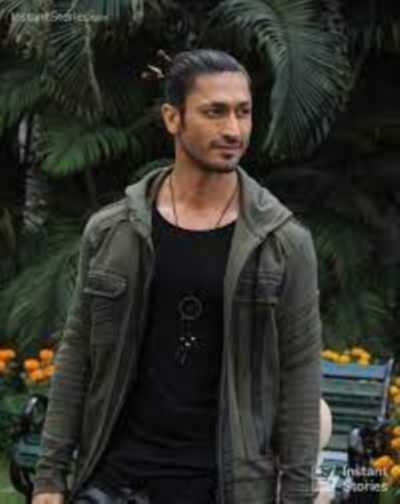
#> input picture 1.png, 400 x 504 px, given in place of 1.jpg, which was not available
$ python extract_RGB_values_from_image.py
#> lines starting #> are read from the running program, lines starting #| are printed output that depends on the picture; pictures that were not available may be replaced by others from this repository, and a replacement may not be noted
import cv2
import numpy as np


img = cv2.imread("1.jpg")
#> img is the input picture: shape (504, 400, 3); mean B, G, R 41, 47.9, 47.1
cv2.imshow("Original Image",img)
B,G,R = cv2.split(img)
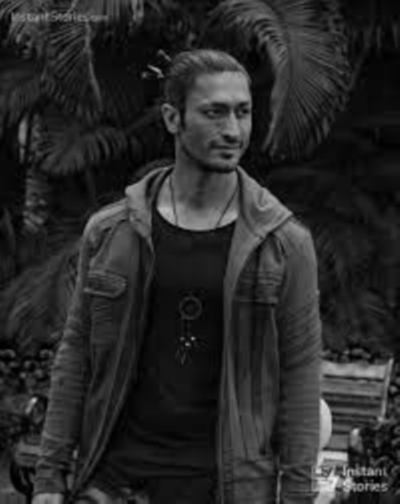
#> B: shape (504, 400); min 0, max 240, mean 41
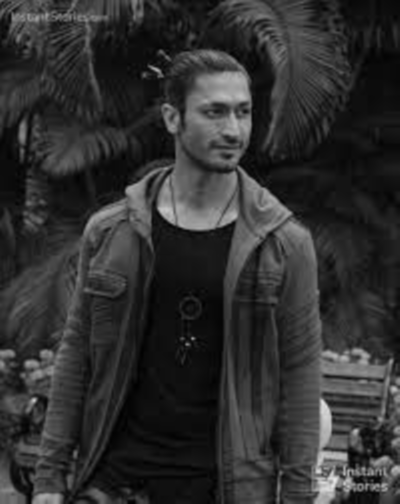
#> G: shape (504, 400); min 0, max 230, mean 47.9
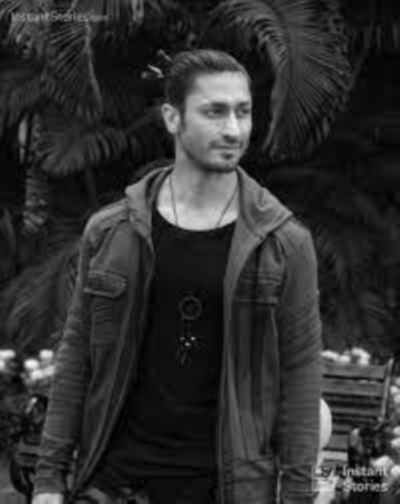
#> R: shape (504, 400); min 0, max 249, mean 47.1
zeros = np.zeros(img.shape[:2],dtype="uint8")

cv2.imshow("Red",cv2.merge([zeros,zeros,R]))
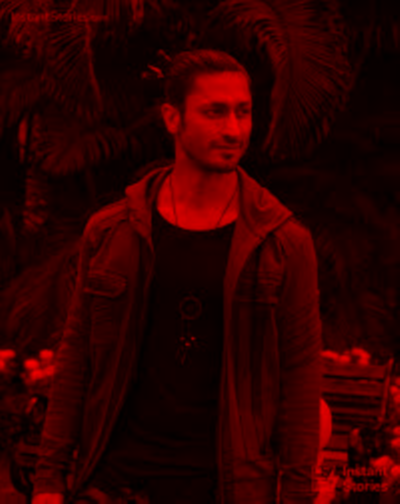
#> window 'Red': shape (504, 400, 3); mean B, G, R 0, 0, 47.1
cv2.imshow("Green",cv2.merge([zeros,G,zeros]))
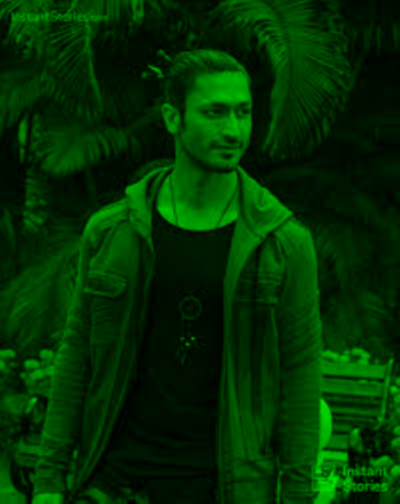
#> window 'Green': shape (504, 400, 3); mean B, G, R 0, 47.9, 0
cv2.imshow("Blue",cv2.merge([B,zeros,zeros]))
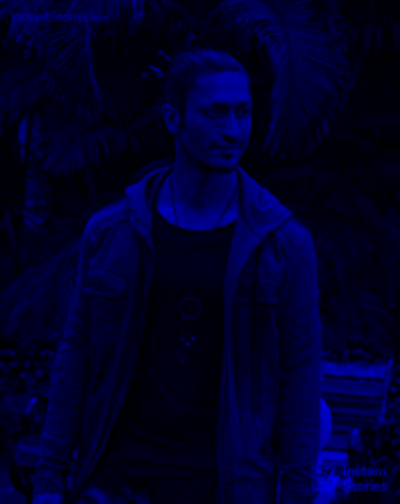
#> window 'Blue': shape (504, 400, 3); mean B, G, R 41, 0, 0

cv2.waitKey(0)
cv2.destroyAllWindows()

$ run again, with data.jpg saved as 1.png
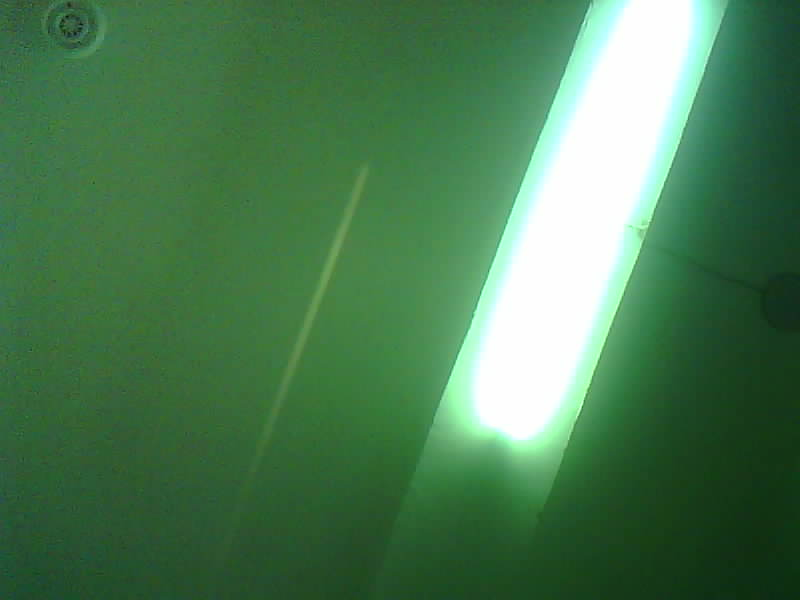
#> input picture data.jpg, 800 x 600 px, given in place of 1.jpg, which was not available
#> img is the input picture: shape (600, 800, 3); mean B, G, R 82, 123.1, 74.6
#> `cv2.imshow("Green",cv2.merge([zeros,G,zeros]))`:
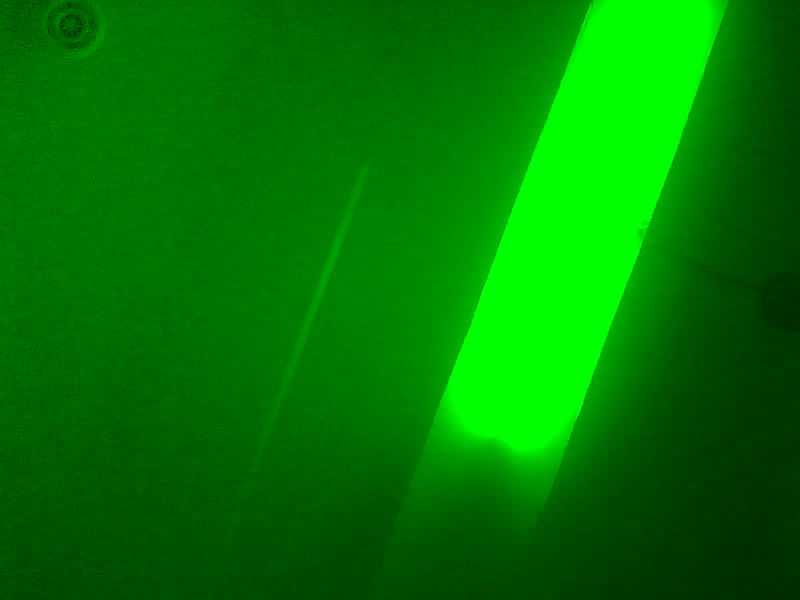
#> window 'Green': shape (600, 800, 3); mean B, G, R 0, 123.1, 0
#> `cv2.imshow("Blue",cv2.merge([B,zeros,zeros]))`:
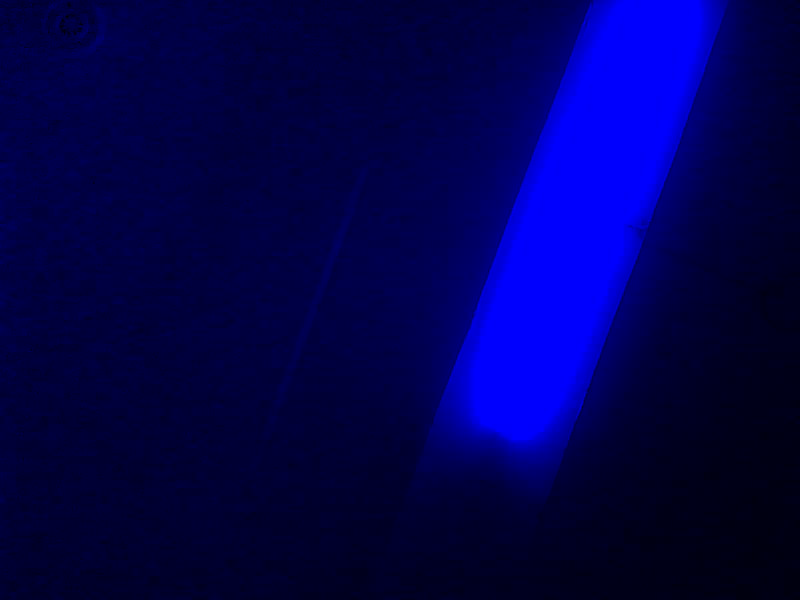
#> window 'Blue': shape (600, 800, 3); mean B, G, R 82, 0, 0

$ run again, with sample.jpg saved as 1.png
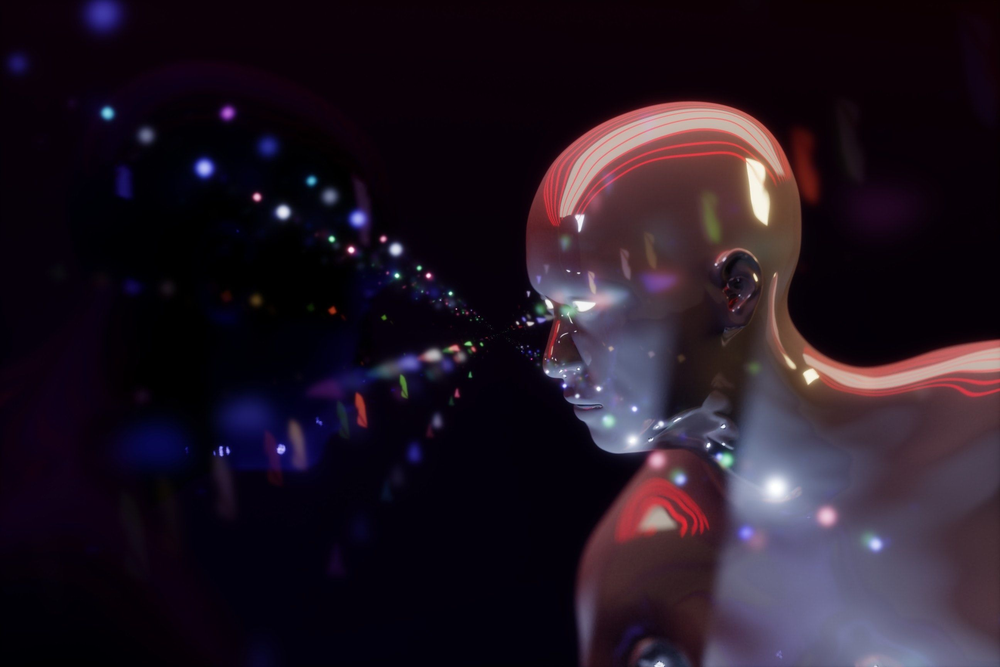
#> input picture sample.jpg, 1000 x 667 px, shrunk from 2592 x 1728 before the run, given in place of 1.jpg, which was not available
#> img is the input picture: shape (667, 1000, 3); mean B, G, R 34.6, 22.7, 33.9
#> `cv2.imshow("Green",cv2.merge([zeros,G,zeros]))`:
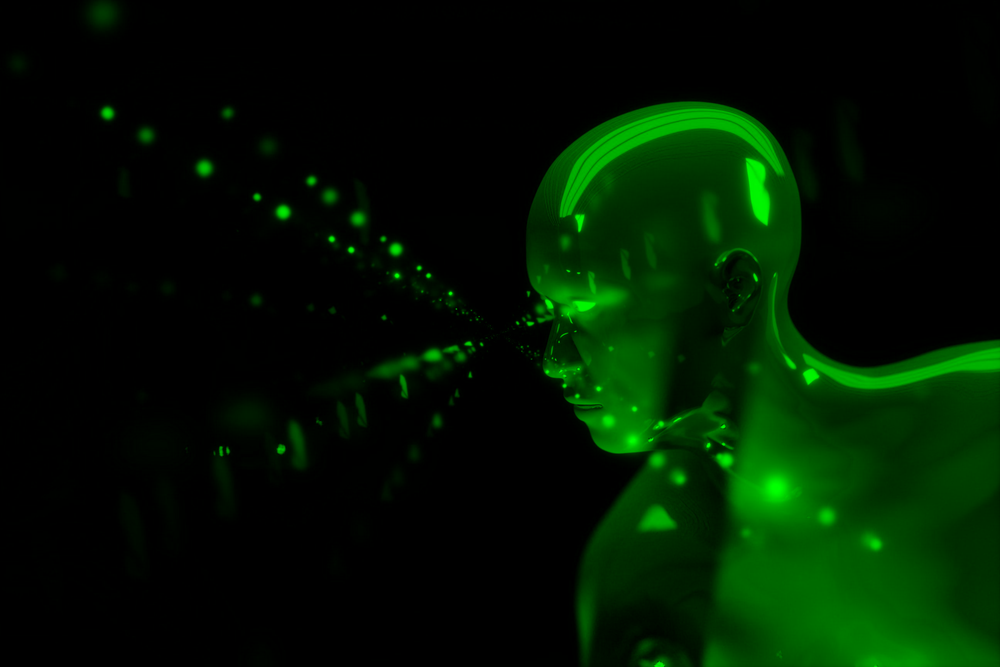
#> window 'Green': shape (667, 1000, 3); mean B, G, R 0, 22.7, 0
#> `cv2.imshow("Blue",cv2.merge([B,zeros,zeros]))`:
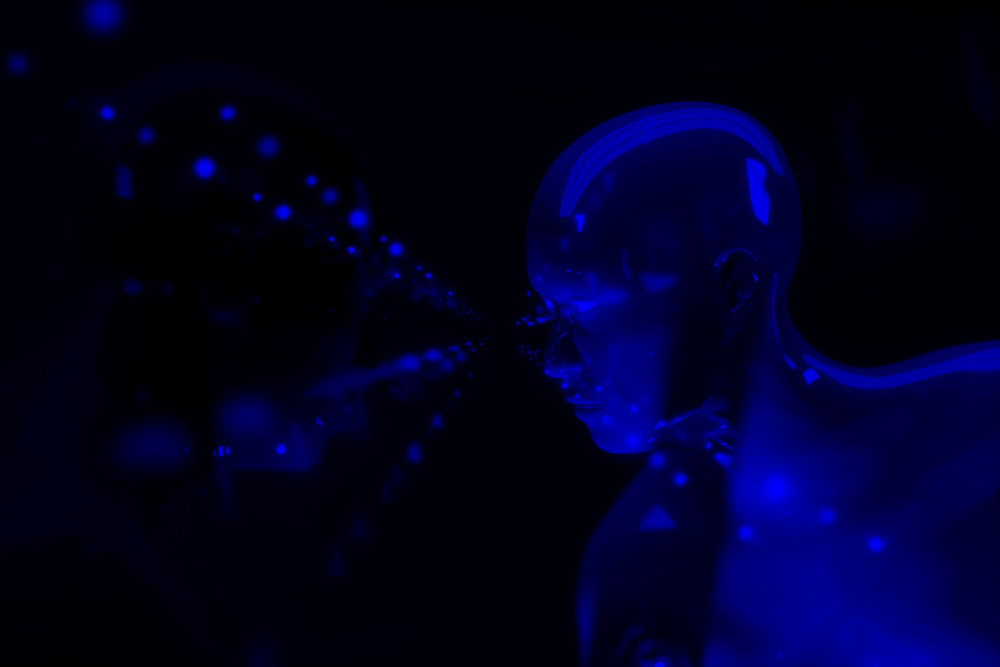
#> window 'Blue': shape (667, 1000, 3); mean B, G, R 34.6, 0, 0
